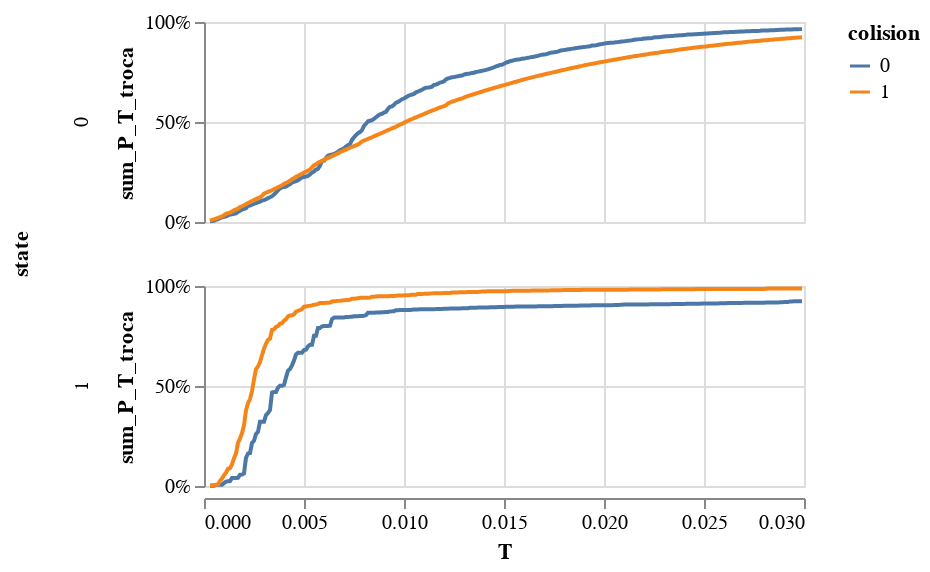

Here is the notebook cell this chart was saved with:
### Code cell
alt.Chart(db_mean).mark_line().encode(
    x = 'T',
    y = alt.Y('sum_P_T_troca').axis(format = '%'),
    row = 'state:N',
    color = 'colision:N',
).properties(height = 100).resolve_scale(y = 'independent')

### Figure 1 — Vega-Lite specification as saved in the notebook (floating-point values rounded to 4 significant figures; data arrays with more than 128 entries replaced by an {"elided": "..."} marker saying what was removed)
{"config": {"view": {"continuousWidth": 300, "continuousHeight": 300}}, "data": {"name": "data-4c007dc66bab24bf976cf8cf3b9842bc"}, "mark": {"type": "line"}, "encoding": {"color": {"field": "colision", "type": "nominal"}, "row": {"field": "state", "type": "nominal"}, "x": {"field": "T", "type": "quantitative"}, "y": {"axis": {"format": "%"}, "field": "sum_P_T_troca", "type": "quantitative"}}, "height": 100, "resolve": {"scale": {"y": "independent"}}, "$schema": "https://vega.github.io/schema/vega-lite/v5.17.0.json", "datasets": {"data-4c007dc66bab24bf976cf8cf3b9842bc": {"elided": "1188 records"}}}
